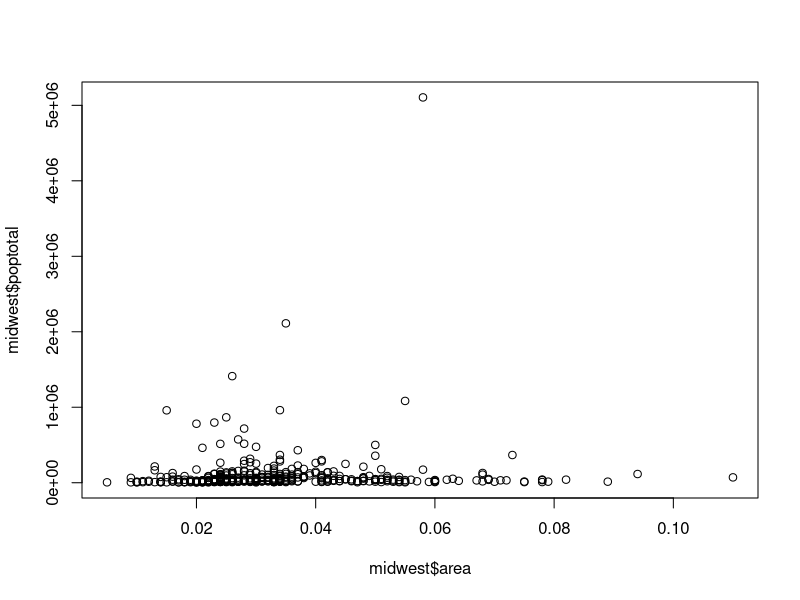
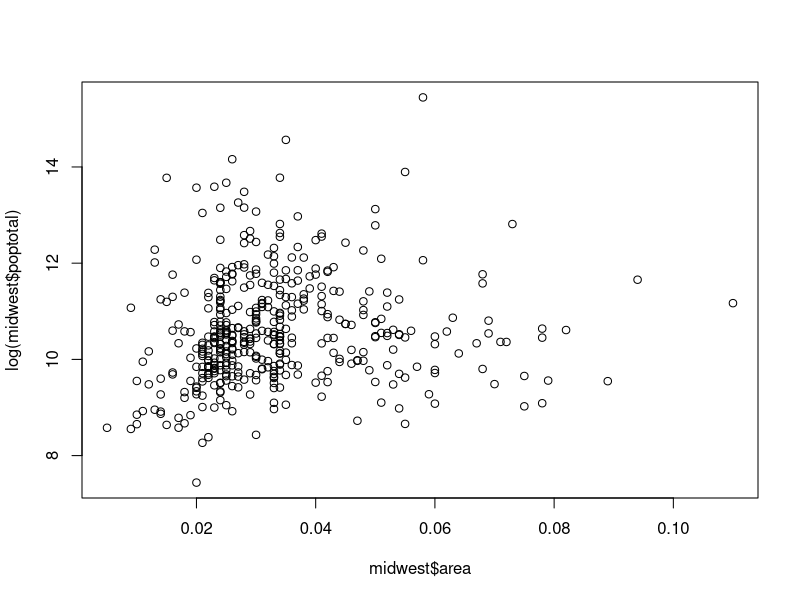
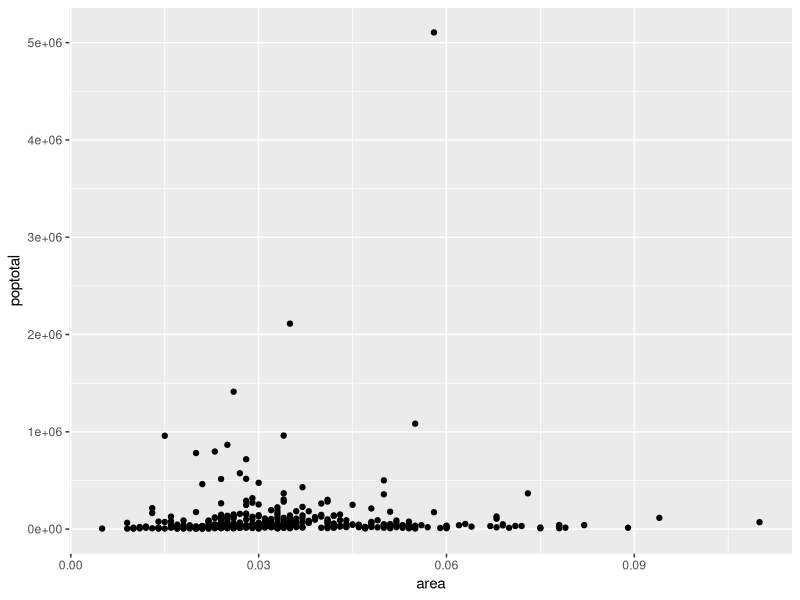
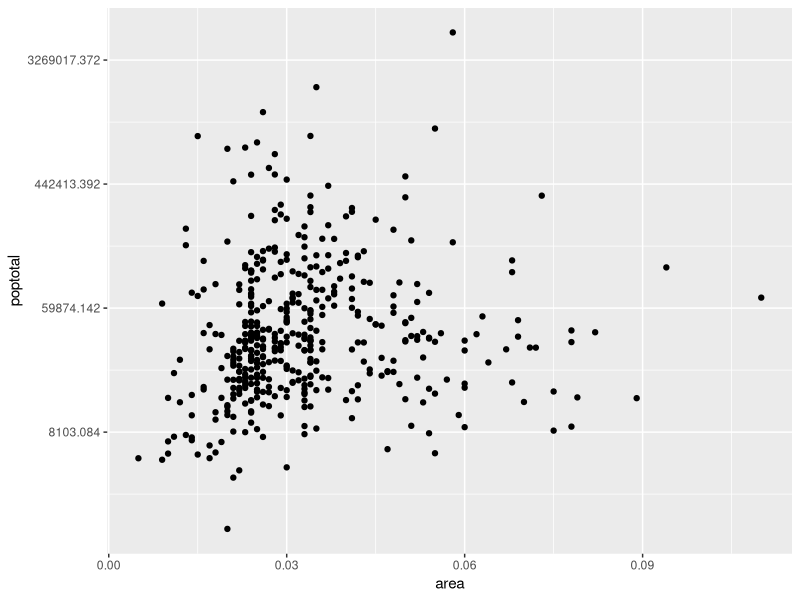
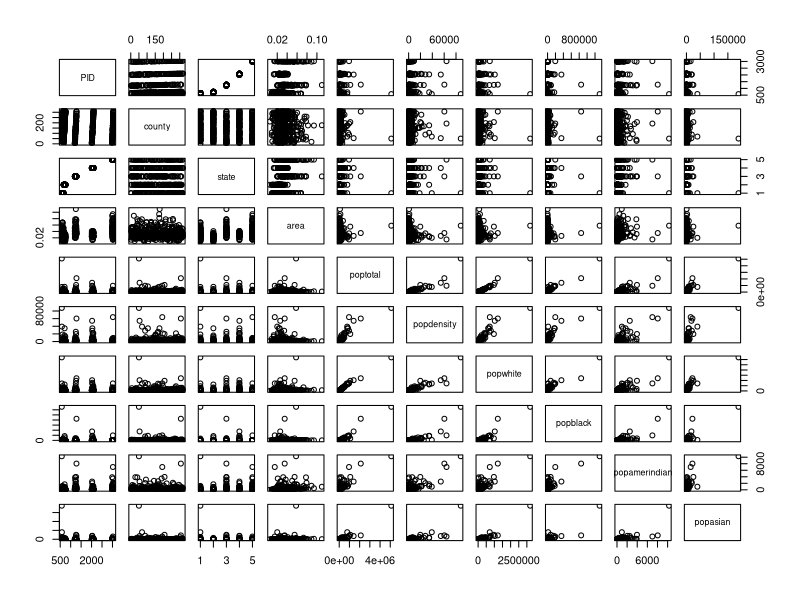
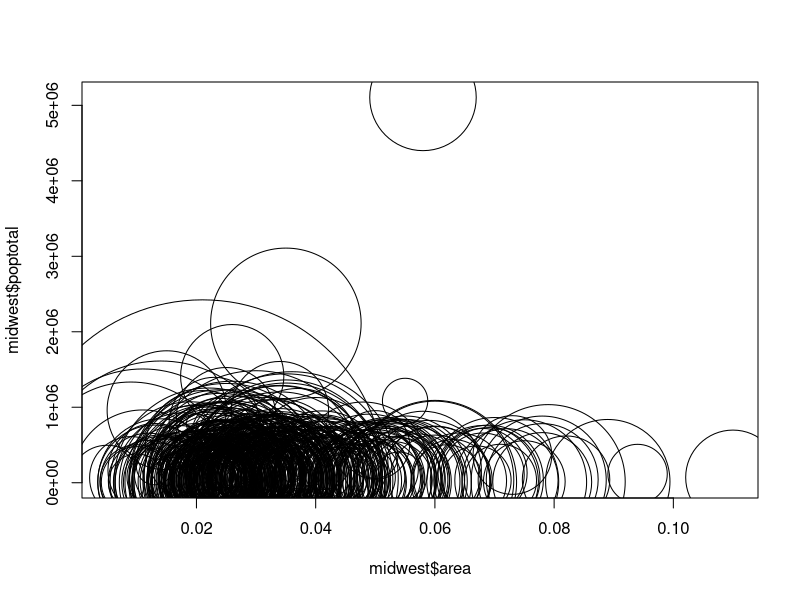
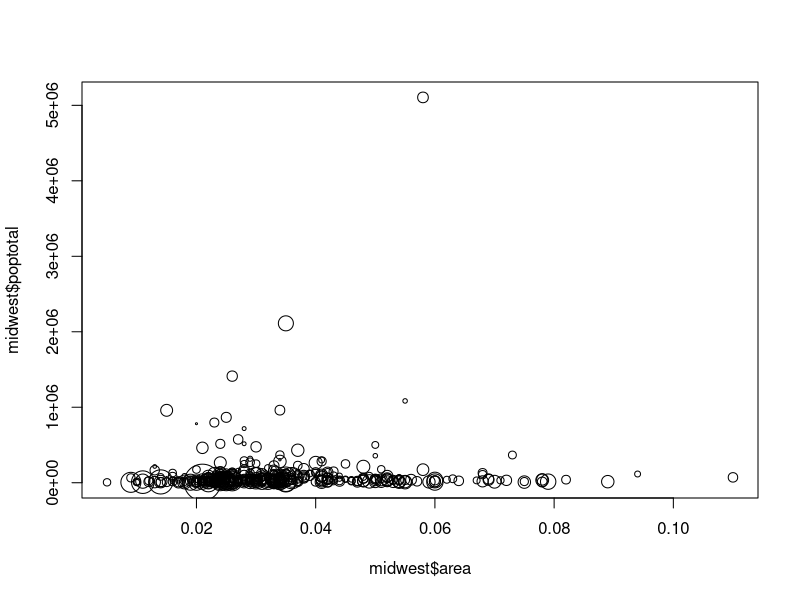
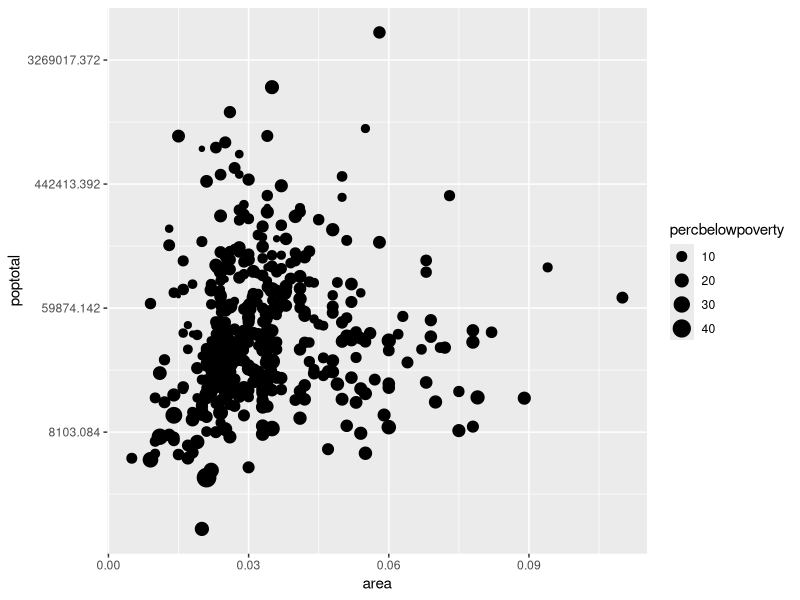

The R script that drew these images, in order:
library(ggplot2)

#scatterplot
plot(midwest$area, midwest$poptotal)
plot(midwest$area, log(midwest$poptotal))

iniscatter <-ggplot(midwest, aes(area, poptotal)) +geom_point()
iniscatter
iniscatter + scale_y_continuous(trans="log")

#matrix plot
dummy<-midwest[,1:10]
plot(dummy)

#bubble chart
plot(midwest$area, midwest$poptotal, cex=midwest$percbelowpoverty)
plot(midwest$area, midwest$poptotal, cex=midwest$percbelowpoverty/10)

inibubble<-ggplot(midwest, aes(area,poptotal, size=percbelowpoverty)) + geom_point()
inibubble + scale_y_continuous(trans="log")
inibubblewarna<-inibubble<-ggplot(midwest, aes(area,poptotal, size=percbelowpoverty, color=percbelowpoverty)) + geom_point()
inibubblewarna+scale_y_continuous(trans="log")

#correlogram
midwest_numeric_column <- sapply(midwest, is.numeric)
View(midwest[midwest_numeric_column])
midwest_cor <- cor(midwest[midwest_numeric_column])
midwest_cor

round(midwest_cor, 2)
  #manual
library(reshape2)
midwest_cor_melt <- melt(midwest_cor)
midwest_cor_melt

myCorrPlot <- ggplot(data = midwest_cor_melt, aes(x=Var1, y=Var2, fill=value)) +
  geom_tile()
myCorrPlot

myCorrPlot +
  scale_fill_gradient2(low = "red", high = "blue", mid = "white",
                       midpoint = 0, limit = c(-1, 1), space = "Lab",
                       name="Pearson\nCorrelation") +
  theme(axis.text.x = element_text(angle = 60))
  #otomatis
library(corrplot)
corrplot(midwest_cor)
corrplot(midwest_cor, method = "circle")
corrplot(midwest_cor, method = "number")
corrplot(midwest_cor, method = "number", tl.cex = .5, number.cex = .5)

#smoothing
plot(midwest$percwhite, midwest$percbelowpoverty, xlim = c(60, 100))

plot(midwest$perchsd, midwest$percbelowpoverty)
myScatter2 <- ggplot(midwest, aes(x = perchsd, y = percbelowpoverty)) +
  geom_point() + theme_bw()
myScatter2

#linear model
regresi<-lm(percbelowpoverty ~ perchsd, data = midwest)
regresi
  #manual
plot(midwest$perchsd, midwest$percbelowpoverty)
abline(regresi, col = "red", lwd = 2)
plot(midwest$perchsd, midwest$percbelowpoverty, xlim = c(0, 100), ylim = c(0, 60))
abline(regresi, col = "red", lwd = 2)
  #otomatis
myScatter2 + geom_smooth(method = "lm", color = "red")

#loess
myScatter2 + geom_smooth(method = "loess", color = "red")

myScatter2 + geom_smooth(method = "loess", span = 0.25, color = "red")
myScatter2 + geom_smooth(method = "loess", span = 0.75, color = "red")
myScatter2 + geom_smooth(method = "loess", span = 1.00, color = "red")

# Piece-wise Constant ####
pwc <- function (x, y, cutpoints) {
  cutpoints <- c(floor(min(x)), cutpoints, ceiling(max(x)))
  
  segments <- data.frame(start = cutpoints, stop = c(cutpoints[2:length(cutpoints)], NA))
  segments <- na.omit(segments)
  
  response <- c(NULL)
  
  for (each_row in segments) {
    y_chosen <- y[x > each_row[1] & x < each_row[2]]
    response <- c(response, mean(y_chosen))
  }
  
  segments <- cbind(segments, response)
  output <- segments
  
  last_point <- length(cutpoints) - 1
  last_stop <- output[last_point, "stop"]
  last_response <- output[last_point, "response"]
  
  output <- rbind(output,
                  c(last_stop, NA, last_response))
  return (output)
}

myPWC <- pwc(midwest$perchsd, midwest$percbelowpoverty, c(60, 70, 80))
myPWC

myScatter2 + geom_step(data = myPWC, aes(x = start, y = response), col = "blue", size = 1)

myScatter2 +
  geom_smooth(method = "lm", color = "darkgreen") +
  geom_smooth(method = "loess", span = 1.00, color = "red") +
  geom_step(data = myPWC, aes(x = start, y = response), col = "blue", size = 1)
